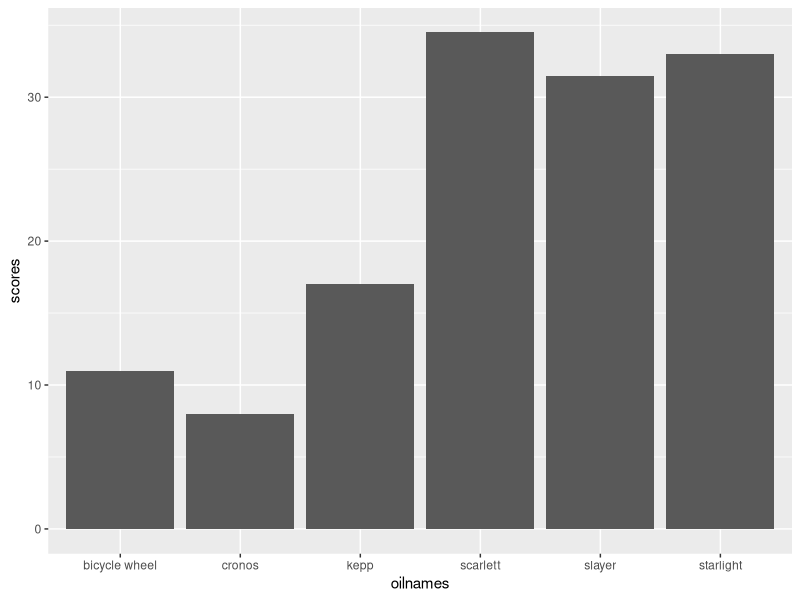

Generate this figure with R:
# andre<- c("starlight","slayer", "scarlett", "bicycle wheel", "cronos","kepp")
# Neil<- c("starlight", "scarlett", "slayer", "kepp", "bicycle wheel","cronos" )
# tin<- c("scarlett", "slayer", "kepp", "cronos", "starlight", "bicycle wheel")
# karen<- c("starlight", "scarlett", "slayer", "kepp", "bicycle wheel","cronos" )


# starlight<- c("1","1","1","5")
# slayer<- c("2","3","3","2")
# scarlett<- c("3","2","2","1")
# bicyclewheel<- c("4","5","5","6")
# cronos<- c("5","6","6","4")
# kepp<- c("6","4","4","3")



oilnames<- c("starlight", "scarlett", "slayer", "kepp", "bicycle wheel","cronos" )
scores<- c(33, 34.5, 31.5, 17, 11, 8)

library(ggplot2)

data<- data.frame(oilnames, scores)



g<- ggplot(data, aes(x=oilnames, y=scores))+
  geom_col( aes(oilnames, scores))

